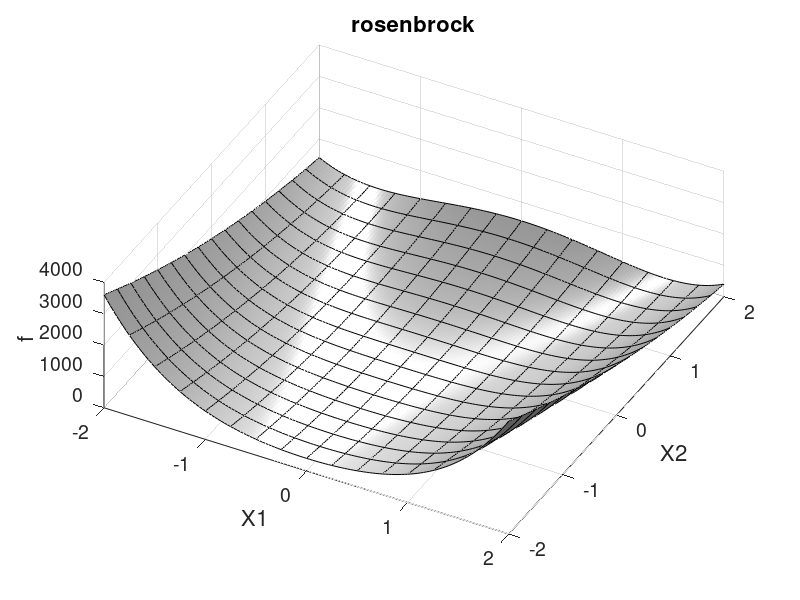
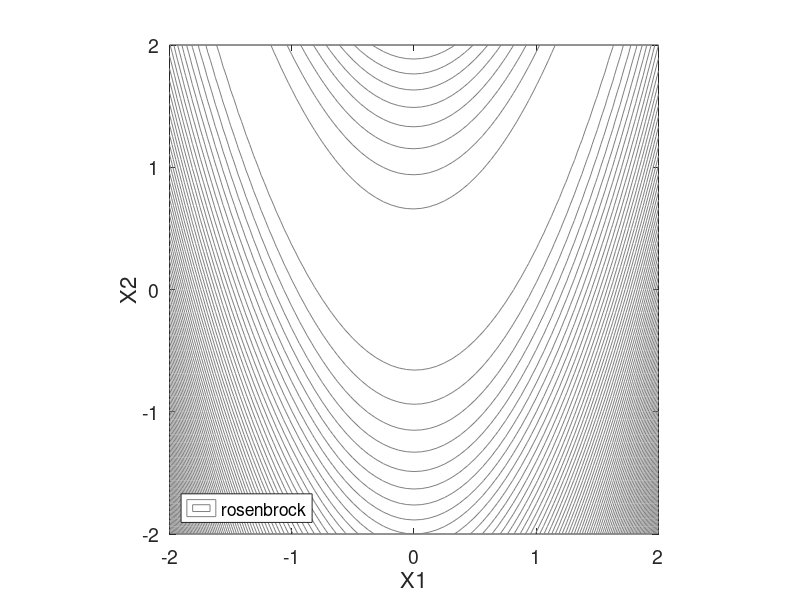
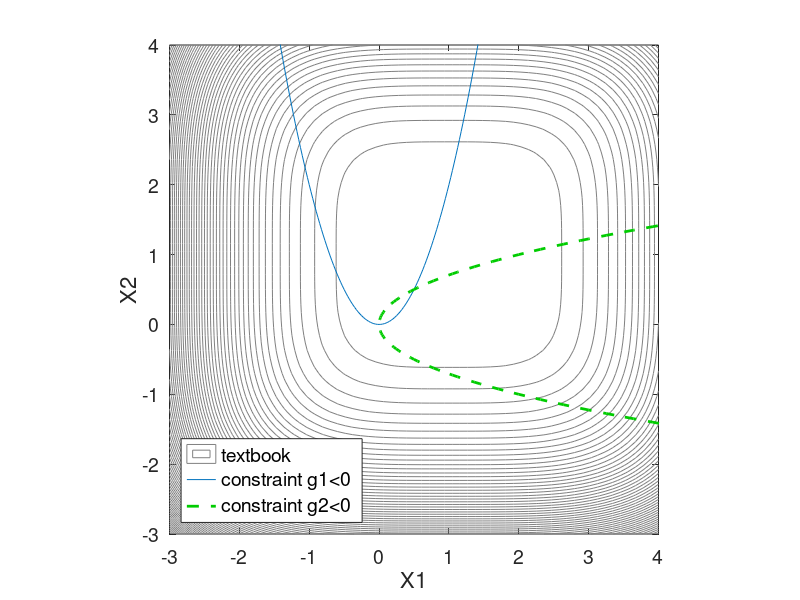
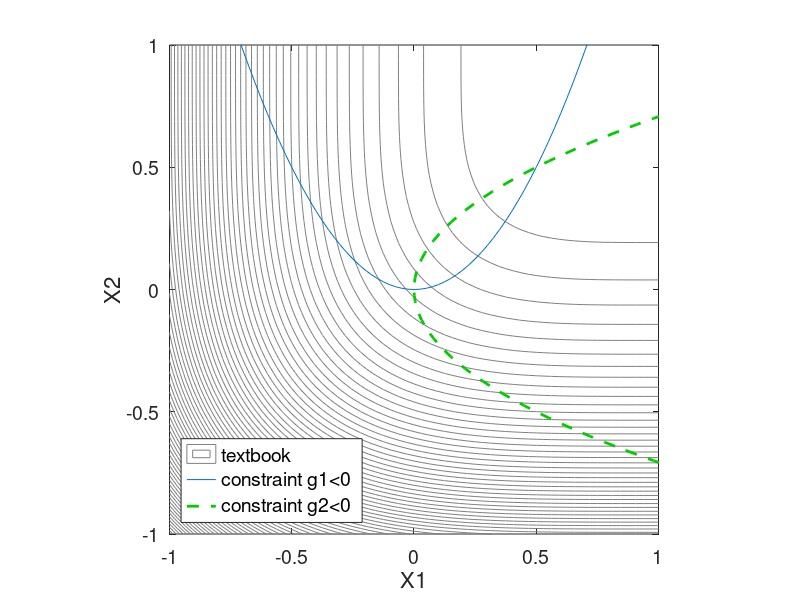

Write the MATLAB code that produced these figures, in order. (Note: this script raises an error after producing the figures.)
function matlab_manual_image_generator(varargin)
%%%%%%%%%%%%%%%%%%%%%%%%%%%%%%%%%%%%%%%%%%%%%%%%%%%%%%%%%%%%%%%%%%%%%%%%%%%
%start matlab in the .../docs/latex-user directory and then run this
%function. Usage...
%
% matlab_tutorial_image_generator() regenerates all .png plots in the 
%       tutorial chapter of the dakota users manual (you still need to run
%       gimp to autocrop the images)
%
% matlab_tutorial_image_generator(imagefilename) regenerates only the .png
%       plot whose name is stored in the string variable imagefilename (you
%       still need to run gimp on this image to autocrop it)
%
% matlab_tutorial_image_generator(imagefilename1,imagefilename2,...,
%       imagefilenameN) regenerates only the .png plots whose names are
%       contained in the N stringvariables imagefilename1,imagefilename2,
%       ...,imagefilenameN (you still need to run gimp on these image to 
%       autocrop them)
%
% after creating these .png images, this functions outputs to the matlab
% command line the invocation of gimp (gnu image manipulation program) that
% will open all of the just produced .png files at once, and provides 
% instructions for using gimp to autocrop the images and how to then save
% the modified images.
%%%%%%%%%%%%%%%%%%%%%%%%%%%%%%%%%%%%%%%%%%%%%%%%%%%%%%%%%%%%%%%%%%%%%%%%%%%
    path_to_examples='../../examples/users/';
    %path_to_save_images='develop_images/'; %I used this for development
    path_to_save_images='images/'; %use this for production
    ax_rosen_full=[-2 2 -2 2 0 4000];
    ax_rosen_zoom=[-0.5 0.5 -0.5 0.5 0 4000];
    ax_rosen_sc_lognorm=[0 30 .5 4];
    ax_textbook_full=[-3 4 -3 4];
    ax_textbook_zoom=[-1 1 -1 1];
    
    %dakota doesn't use maximally bright colors in it's outputs they look
    %closer to the following, note that these are approximate (dakota green 
    %was hard to judge since only example is a thin line in the textbook 
    %problem), these colors are hardcoded into the subfunctions below,
    %could modify to pass them in as arguments but why bother
    %dakotared  =[0.83 0    0   ]; %inputs
    %dakotagreen=[0    0.8  0   ]; %constraints
    %dakotablue =[0    0    0.87]; %outputs
    
    if(nargin==0)
        %this is a complete listing of the files it can produce, and it
        %does produce all of them when this function is passed no arguments
        output_files={...
            'rosen_3d_surf.png',...
            'rosen_2d_surf.png',...
            'textbook_contours.png',...
            'textbook_closeup.png',...
            'rosen_2d_pts.png',...
            'rosen_vect_pts.png',...
            'rosen_grad_opt_pts.png',...
            'textbook_history.png',...
            'rosen_ps_opt_pts.png',...
            'rosen_ps_opt_pts2.png',...
            'rosen_ea_init.png',...
            'rosen_ea_final.png',...
            'dakota_mogatest1_pareto_front.png',...
            'rosen_nond_pts.png',...
            'rosen_pce_pts.png',...
            'rosen_sc_pts.png',...
            'dakota_mogatest2_pareto_front.png',...
            'dakota_mogatest3_pareto_set.png',...
            'dakota_mogatest3_pareto_front.png'};
        Nout=length(output_files);
    else
        %only regenerate the images whose filenames were passed into this
        %function as string variables (it accepts an arbitrary number of
        %inputs)
        Nout=nargin;
        output_files= varargin;
    end
            
    gimp_command_string='gimp'; %start the gimp command string, below we 
    %will append the filenames of all images that we regenerate
    for iout=1:Nout
        switch(char(output_files{iout}))
            case 'rosen_3d_surf.png'
                imagename=plot_rosenbrock_3D(ax_rosen_full,...
                    path_to_save_images);
                gimp_command_string=sprintf('%s %s',gimp_command_string,...
                    imagename);
            case 'rosen_2d_surf.png'
                fig=figure;
                iflegend=1; %if plot legend
                imagename=plot_rosenbrock_contour(fig,ax_rosen_full,...
                    iflegend,path_to_save_images);
                gimp_command_string=sprintf('%s %s',gimp_command_string,...
                    imagename);
            case 'textbook_contours.png'
                fig=figure; 
                ifcon=1; %if plot constraints
                iflegend=1; %if plot a legend
                imagename=plot_textbook_contour(fig,ax_textbook_full,...
                    ifcon,iflegend,path_to_save_images,...
                    char(output_files{iout}));
                gimp_command_string=sprintf('%s %s',gimp_command_string,...
                      imagename);
            case 'textbook_closeup.png'
                fig=figure; 
                ifcon=1; %if plot constraints
                iflegend=1; %if plot a legend
                imagename=plot_textbook_contour(fig,ax_textbook_zoom,...
                    ifcon,iflegend,path_to_save_images,...
                    char(output_files{iout}));
                gimp_command_string=sprintf('%s %s',gimp_command_string,...
                    imagename);
            case 'rosen_2d_pts.png'
                imagename=plot_rosenbrock_2d_param_study(...
                    path_to_examples,ax_rosen_full,...
                    path_to_save_images);
                gimp_command_string=sprintf('%s %s',gimp_command_string,...
                    imagename);
            case 'rosen_vect_pts.png'
                imagename=plot_rosenbrock_vector_param_study(...
                    path_to_examples,ax_rosen_full,...
                    path_to_save_images);
                gimp_command_string=sprintf('%s %s',gimp_command_string,...
                    imagename);
            case 'rosen_grad_opt_pts.png'
                imagename=plot_rosenbrock_grad_opt(...
                    path_to_examples,ax_rosen_full,...
                    path_to_save_images);
                gimp_command_string=sprintf('%s %s',gimp_command_string,...
                    imagename);                
            case 'textbook_history.png'
                imagename=plot_textbook_constrained_opt_example(...
                    path_to_examples,ax_textbook_full,...
                    path_to_save_images);
                gimp_command_string=sprintf('%s %s',gimp_command_string,...
                    imagename);
            case 'rosen_ps_opt_pts.png'
                fname='rosen_ps_opt_pts.png';
                imagename=plot_rosenbrock_ps_opt(...
                    path_to_examples,ax_rosen_full,...
                    path_to_save_images,char(output_files{iout}));
                gimp_command_string=sprintf('%s %s',gimp_command_string,...
                    imagename);
            case 'rosen_ps_opt_pts2.png'
                imagename=plot_rosenbrock_ps_opt(...
                    path_to_examples,ax_rosen_zoom,...
                    path_to_save_images,char(output_files{iout}));
                gimp_command_string=sprintf('%s %s',gimp_command_string,...
                    imagename);
            case 'rosen_ea_init.png' 
                imagename=plot_rosenbrock_ea_opt(...
                    path_to_examples,ax_rosen_full,...
                    path_to_save_images,char(output_files{iout}));
                gimp_command_string=sprintf('%s %s',gimp_command_string,...
                    imagename);
            case 'rosen_ea_final.png' 
                imagename=plot_rosenbrock_ea_opt(...
                    path_to_examples,ax_rosen_full,...
                    path_to_save_images,char(output_files{iout}));
                gimp_command_string=sprintf('%s %s',gimp_command_string,...
                    imagename);
            case 'dakota_mogatest1_pareto_front.png'
                imagename=plot_mogatest1(path_to_examples,...
                    path_to_save_images);
                gimp_command_string=sprintf('%s %s',gimp_command_string,...
                    imagename);
            case 'rosen_nond_pts.png'
                imagename=plot_rosenbrock_nond(...
                    path_to_examples,ax_rosen_full,...
                    path_to_save_images);
                gimp_command_string=sprintf('%s %s',gimp_command_string,...
                    imagename);
            case 'rosen_pce_pts.png'
                imagename=plot_rosenbrock_pce(...
                    path_to_examples,ax_rosen_full,...
                    path_to_save_images);
                gimp_command_string=sprintf('%s %s',gimp_command_string,...
                    imagename);
            case 'rosen_sc_pts.png'
                imagename=plot_rosenbrock_sc(...
                    path_to_examples,ax_rosen_sc_lognorm,...
                    path_to_save_images);
                gimp_command_string=sprintf('%s %s',gimp_command_string,...
                    imagename);
            case 'dakota_mogatest2_pareto_front.png'
                imagename=plot_mogatest2(path_to_examples,...
                    path_to_save_images);
                gimp_command_string=sprintf('%s %s',gimp_command_string,...
                    imagename);
            case 'dakota_mogatest3_pareto_set.png'
                imagename=plot_mogatest3(path_to_examples,...
                    path_to_save_images,char(output_files{iout}));
                gimp_command_string=sprintf('%s %s',gimp_command_string,...
                    imagename);
            case 'dakota_mogatest3_pareto_front.png'
                imagename=plot_mogatest3(path_to_examples,...
                    path_to_save_images,char(output_files{iout}));
                gimp_command_string=sprintf('%s %s',gimp_command_string,...
                    imagename);
            otherwise
                error('unknown output file "%s"',char(output_files{iout}));
        end
    end
    gimp_command_string=sprintf('%s &',gimp_command_string);
    
    %print instructions for autocropping the image files in gimp for the
    %user... not the string contained in gimp command string will open
    %every image this function just regenerated in one invocation (i.e. it
    %saves the user time and decreases the likelihood of an image being
    %missed)
    disp(sprintf('\nInstructions, do the following:\ncd %s',...
        path_to_save_images));
    disp(gimp_command_string);
    disp(sprintf('Within gimp do a "image->autocrop image" followed %s',...
        'by a "file->save" for each image'));
    disp('Also doing a "file->save as" to ".eps" format is optional');    
end

%%%%%%%%%%%%%%%%%%%%%%%%%%%%%%%%%%%%%%%%%%%%%%%%%%%%%%%%%%%%%%%%%%%%%%%%%%%
%the individual functions below this line only create image files if they
%are called with the "path_to_save_images" argument, i.e. you can preview
%images without writing them to file by omitting them "path_to_save_images"
%and later arguments when calling them.
%%%%%%%%%%%%%%%%%%%%%%%%%%%%%%%%%%%%%%%%%%%%%%%%%%%%%%%%%%%%%%%%%%%%%%%%%%%

function imagename=plot_rosenbrock_3D(ax,path_to_save_images)
    N=129;
    x1=repmat(((0:N-1)/(N-1))'*(ax(2)-ax(1))+ax(1),1,N);
    x2=repmat(((0:N-1)/(N-1)) *(ax(4)-ax(3))+ax(3),N,1);
    f=100*(x2-x1.^2).^2+(1-x1).^2;
    fig=figure;
    colormap('white'); 
    surf(x1,x2,f);
    shading interp;
    hold on;
    plot3(x1(:,1:8:N) ,x2(:,1:8:N) ,f(:,1:8:N) ,'-k',...
          x1(1:8:N,:)',x2(1:8:N,:)',f(1:8:N,:)','-k');
    view(0,140);
    hcl=camlight('headlight');
    view(28,65);
    axis(ax);
    set(gca,'Fontsize',14);
    xlabel('X1','Fontsize',16);
    ylabel('X2','Fontsize',16);
    zlabel('f','Fontsize',16);
    title('rosenbrock','fontsize',16);
    imagename=[];
    if(nargin>1)
        imagename='rosen_3d_surf.png';
        print('-dpng',[path_to_save_images imagename]);
    end
end

%%%%%%%%%%%%%%%%%%%%%%%%%%%%%%%%%%%%%%%%%%%%%%%%%%%%%%%%%%%%%%%%%%%%%%%%%%%

function imagename=plot_rosenbrock_contour(fig,ax,iflegend,...
    path_to_save_images)
    N=65;
    x1=repmat(((0:N-1)/(N-1))'*(ax(2)-ax(1))+ax(1),1,N);
    x2=repmat(((0:N-1)/(N-1)) *(ax(4)-ax(3))+ax(3),N,1);
    f=100*(x2-x1.^2).^2+(1-x1).^2;
    figure(fig);
    %V=0:50:ax(6);
    contour(x1,x2,f,80,'linestyle','-','linecolor',0.5*ones(1,3));
    axis equal;
    axis(ax(1:4));
    set(gca,'Fontsize',14);
    xlabel('X1','Fontsize',16);
    ylabel('X2','Fontsize',16);
    if(iflegend)
       set(legend('rosenbrock','location','southwest'),'fontsize'); 
    end
    imagename=[];
    if(nargin>3)
        imagename='rosen_2d_surf.png';
        print('-dpng',[path_to_save_images imagename]);
    end
end

%%%%%%%%%%%%%%%%%%%%%%%%%%%%%%%%%%%%%%%%%%%%%%%%%%%%%%%%%%%%%%%%%%%%%%%%%%%

function imagename=plot_textbook_contour(fig,ax,ifcon,iflegend,...
    path_to_save_images,fname)
    N=65;
    x1=repmat(((0:N-1)/(N-1))'*(ax(2)-ax(1))+ax(1),1,N);
    x2=repmat(((0:N-1)/(N-1)) *(ax(4)-ax(3))+ax(3),N,1);
    f=(x1-1).^4+(x2-1).^4;
    [c,h]=contour(x1,x2,f,74,'linestyle','-','linecolor',0.5*ones(1,3));
    %clabel(c,h);
    axis equal;
    axis(ax(1:4));
    set(gca,'Fontsize',14);
    xlabel('X1','Fontsize',16);
    ylabel('X2','Fontsize',16); 
    if(ifcon)
        %plot constraints
        %g1(x1,x2) is (x1.^2-0.5*x2)<0; %contstaint 1 solid
        %g2(x1,x2) is (x2.^2-0.5*x1)<0; %constraint 2 dashed
        t=-32:.1:32;
        x1g1=t/4;
        x2g1=t.^2/8;
        x1g2=x2g1;
        x2g2=x1g1;
        hold on; 
        plot(x1g1,x2g1,'-',x1g2,x2g2,'--','linewidth',2,'color',[0 0.8 0]);
        if(iflegend)            
            h=legend('textbook','constraint g1<0','constraint g2<0',...
                'location','southwest');
            set(h,'fontsize',14);

            %h=legend('constraints','g1<0','g2<0','location','southwest');
            %hchild=get(h,'children');
            %delete(hchild(7));
        end
        hold off;
    end
    imagename=[];
    if(nargin>4)
        imagename=fname;
        print('-dpng',[path_to_save_images imagename]);        
    end
end

%%%%%%%%%%%%%%%%%%%%%%%%%%%%%%%%%%%%%%%%%%%%%%%%%%%%%%%%%%%%%%%%%%%%%%%%%%%

function imagename=plot_rosenbrock_2d_param_study(...
    path_to_examples,ax,path_to_save_images)

    fid=fopen([path_to_examples ...
        'rosenbrock_2d_tabular.dat'],'r');
    if(fid==-1)
        error('Could not find file: "%s"',[path_to_examples ...
        'rosenbrock_2d_tabular.dat']);
    end
    fgetl(fid); %string of the header line
    data=fscanf(fid,'%g',[4 inf])';
    fclose(fid);
    fig=figure;
    plot_rosenbrock_contour(fig,ax,0); %(fig,ax,iflegend)
    hold on;
    plot(data(:,2),data(:,3),'o','markeredgecolor',[0.83 0 0],...
        'markerfacecolor',[0.83 0 0]);
    %set(legend('rosenbrock','param study','location','best'),...
    %    'fontsize',14);
    hold off;
    imagename=[];
    if(nargin>2)
        imagename='rosen_2d_pts.png';
        print('-dpng',[path_to_save_images imagename]);        
    end
end

%%%%%%%%%%%%%%%%%%%%%%%%%%%%%%%%%%%%%%%%%%%%%%%%%%%%%%%%%%%%%%%%%%%%%%%%%%%

function imagename=plot_rosenbrock_vector_param_study(...
    path_to_examples,ax,path_to_save_images)

    fid=fopen([path_to_examples ...
        'rosenbrock_vector_tabular.dat'],'r');
    if(fid==-1)
        error('Could not find file: "%s"',[path_to_examples ...
        'rosenbrock_vector_tabular.dat']);
    end    
    fgetl(fid); %string of the header line
    data=fscanf(fid,'%g',[4 inf])';
    fclose(fid);
    fig=figure;
    plot_rosenbrock_contour(fig,ax,0); %(fig,ax,iflegend)
    hold on;
    plot(data(:,2),data(:,3),'o','markeredgecolor',[0.83 0 0],...
        'markerfacecolor',[0.83 0 0]);
    set(legend('rosenbrock','parameter study','location','southwest'),...
        'fontsize',14);
    hold off;
    imagename=[];
    if(nargin>2)
        imagename='rosen_vect_pts.png';
        print('-dpng',[path_to_save_images imagename]);        
    end
end

%%%%%%%%%%%%%%%%%%%%%%%%%%%%%%%%%%%%%%%%%%%%%%%%%%%%%%%%%%%%%%%%%%%%%%%%%%%

function imagename=plot_rosenbrock_grad_opt(...
    path_to_examples,ax,path_to_save_images)

    fid=fopen([path_to_examples ...
        'rosenbrock_grad_opt_tabular.dat'],'r');
    if(fid==-1)
        error('Could not find file: "%s"',[path_to_examples ...
        'rosenbrock_grad_opt_tabular.dat']);
    end    
    fgetl(fid); %string of the header line
    data=fscanf(fid,'%g',[4 inf])';
    fclose(fid);
    fig=figure;
    plot_rosenbrock_contour(fig,ax,0); %(fig,ax,iflegend)
    hold on;
    plot(data(:,2),data(:,3),'o','markeredgecolor',[0.83 0 0],...
        'markerfacecolor',[0.83 0 0]);
    set(legend('rosenbrock','iteration history','location','southwest'),...
        'fontsize',14);
    hold off;
    imagename=[];
    if(nargin>2)
        imagename='rosen_grad_opt_pts.png';
        print('-dpng',[path_to_save_images imagename]);        
    end
end

%%%%%%%%%%%%%%%%%%%%%%%%%%%%%%%%%%%%%%%%%%%%%%%%%%%%%%%%%%%%%%%%%%%%%%%%%%%

function imagename=plot_textbook_constrained_opt_example(...
    path_to_examples,ax,path_to_save_images)
    %this function generates the plot for the "constrained optimization of
    %the textbook function" example.  It requires that the
    %"dakota_tabular.dat" (in the example directory) output file for this 
    %example be moved to "textbook_tabular.dat" (in the example directory)
    %after running this function you will want to open the plot in gimp and
    %do an "image->autocrop image" save and also save as a .eps file
    fid=fopen([path_to_examples 'textbook_tabular.dat'],'r');
    if(fid==-1)
        error('Could not find file: "%s"',[path_to_examples ...
        'textbook_tabular.dat']);
    end    
    fgetl(fid); %string of the header line
    data=fscanf(fid,'%g',[6 inf])';
    fclose(fid);
    fig=figure;
    plot_textbook_contour(fig,ax,1,0); %(fig,ax,ifconstraints,iflegend)
    hold on;
    plot(data(:,2),data(:,3),'o','markeredgecolor',[0.83 0 0],...
        'markerfacecolor',[0.83 0 0]);
    set(legend('textbook','constraint g1<0','constraint g2<0',...
        'iteration history','location','southwest'),'fontsize',14);
    hold off; 
    imagename=[];
    if(nargin>2)
        imagename='textbook_history.png';
        print('-dpng',[path_to_save_images imagename]);
    end
end

%%%%%%%%%%%%%%%%%%%%%%%%%%%%%%%%%%%%%%%%%%%%%%%%%%%%%%%%%%%%%%%%%%%%%%%%%%%

function imagename=plot_rosenbrock_ps_opt(path_to_examples,...
    ax,path_to_save_images,fname)

    fid=fopen([path_to_examples ...
        'rosenbrock_ps_opt_tabular.dat'],'r');
    if(fid==-1)
        error('Could not find file: "%s"',[path_to_examples ...
        'rosenbrock_ps_opt_tabular.dat']);
    end    
    fgetl(fid); %string of the header line
    data=fscanf(fid,'%g',[4 inf])';
    fclose(fid);
    fig=figure;
    plot_rosenbrock_contour(fig,ax,0); %(fig,ax,iflegend)
    hold on;
    %N=min(size(data,1),50);
    %h=text(data(1:N,2),data(1:N,3),num2str((1:N)')); %prints numbers
    %%instead of dots at data point locations
    %for ih=1:N
    %    set(h(ih),'HorizontalAlignment','center');
    %end
    plot(data(:,2),data(:,3),'o','markeredgecolor',[0.83 0 0],...
        'markerfacecolor',[0.83 0 0]);
    set(legend('rosenbrock','iteration history','location','southwest'),...
        'fontsize',14);
    hold off;
    imagename=[];
    if(nargin>2)
        imagename=fname;
        print('-dpng',[path_to_save_images imagename]);        
    end
end

%%%%%%%%%%%%%%%%%%%%%%%%%%%%%%%%%%%%%%%%%%%%%%%%%%%%%%%%%%%%%%%%%%%%%%%%%%%

function imagename=plot_rosenbrock_ea_opt(path_to_examples,...
    ax,path_to_save_images,fname)

    fid=fopen([path_to_examples ...
        'rosenbrock_ea_opt_tabular.dat'],'r');
    if(fid==-1)
        error('Could not find file: "%s"',[path_to_examples ...
        'rosenbrock_ea_opt_tabular.dat']);
    end    
    fgetl(fid); %string of the header line
    data=fscanf(fid,'%g',[4 inf])';
    fclose(fid);
    warning(['plot_rosenbrock_ea_opt is assuming "population_size = 50"'...
        'and "replacement_type chc = 10"']);
    if(strcmp(fname,'rosen_ea_init.png'))
        data=data(1:50,:);
    elseif(strcmp(fname,'rosen_ea_final.png'))
        Npts=size(data,1);
        yada=sortrows(data(1:Npts-40,:),4);
        data=[yada(1:10,:); data(Npts-40+1:Npts,:)];
    else
       error('%s is an unknown filename',fname); 
    end
    fig=figure;
    plot_rosenbrock_contour(fig,ax,0); %(fig,ax,iflegend)
    hold on;
    plot(data(:,2),data(:,3),'o','markeredgecolor',[0.83 0 0],...
        'markerfacecolor',[0.83 0 0]);
    if(strcmp(fname,'rosen_ea_init.png'))
        %the location of this legend is hardcoded so as to not block any
        %data points given the current behavior of dakota (i.e. dakota 5.0)
        h=legend('rosenbrock','initial pop','location','southeast');
        set(h,'fontsize',14);
        pos=get(h,'position');
        pos(2)=pos(2)*1.1;
        set(h,'position',pos);
        %save DEVELOPME;
        %bob;
    elseif(strcmp(fname,'rosen_ea_final.png'))
        set(legend('rosenbrock','final pop','location','southwest'),...
            'fontsize',14);    
    end
    hold off;
    imagename=[];
    if(nargin>2)
        imagename=fname;
        print('-dpng',[path_to_save_images imagename]);        
    end
end

%%%%%%%%%%%%%%%%%%%%%%%%%%%%%%%%%%%%%%%%%%%%%%%%%%%%%%%%%%%%%%%%%%%%%%%%%%%

function imagename=plot_mogatest1(path_to_examples,...
    path_to_save_images)
    %this function attempts to autoselect good axis bounds for the plot,
    %but parameters in the selection logic (i.e. the spacing of tick marks)
    %assume that the general range of the output does not change MUCH from
    %their current values (dakota release 5.0)

    fid=fopen([path_to_examples 'mogatest1_finaldata1.dat'],'r');
    if(fid==-1)
        error('Could not find file: "%s"',[path_to_examples ...
        'mogatest1_finaldata1.dat']);
    end    
    data=fscanf(fid,'%g',[5 inf])';
    fclose(fid);
    plot(data(:,4),data(:,5),'*','markeredgecolor',[0 0 0.87]);
    minmoga=floor(min(data(:,4:5)));
    maxmoga=ceil(max(data(:,4:5)));
    axis equal;
    axis(reshape([minmoga; maxmoga],1,4));
    set(gca,'Xtick',minmoga(1):0.1:maxmoga(1),'Ytick',...
        minmoga(2):0.1:maxmoga(2),'Fontsize',12)
    title('MOGA Test Problem #1 - Concave Pareto Frontier','Fontsize',14);
        xlabel('F1','Fontsize',14);
    ylabel('F2','Fontsize',14);
    imagename=[];
    if(nargin>1)
        imagename='dakota_mogatest1_pareto_front.png';
        print('-dpng',[path_to_save_images imagename]);
    end
end

%%%%%%%%%%%%%%%%%%%%%%%%%%%%%%%%%%%%%%%%%%%%%%%%%%%%%%%%%%%%%%%%%%%%%%%%%%%

function imagename=plot_rosenbrock_nond(...
    path_to_examples,ax,path_to_save_images)

    fid=fopen([path_to_examples ...
        'rosenbrock_nond_tabular.dat'],'r');
    if(fid==-1)
        error('Could not find file: "%s"',[path_to_examples ...
        'rosenbrock_nond_tabular.dat']);
    end 
    fgetl(fid); %string of the header line
    data=fscanf(fid,'%g',[4 inf])';
    fclose(fid);
    fig=figure;
    plot_rosenbrock_contour(fig,ax,0); %(fig,ax,iflegend)
    hold on;
    plot(data(:,2),data(:,3),'o','markeredgecolor',[0.83 0 0],...
        'markerfacecolor',[0.83 0 0]);
    %set(legend('rosenbrock','nond','location','best'),...
    %    'fontsize',14);
    hold off;
    imagename=[];
    if(nargin>2)
        imagename='rosen_nond_pts.png';
        print('-dpng',[path_to_save_images imagename]);
    end
end

%%%%%%%%%%%%%%%%%%%%%%%%%%%%%%%%%%%%%%%%%%%%%%%%%%%%%%%%%%%%%%%%%%%%%%%%%%%

function imagename=plot_rosenbrock_pce(...
    path_to_examples,ax,path_to_save_images)

    fid=fopen([path_to_examples ...
        'rosenbrock_pce_tabular.dat'],'r');
    if(fid==-1)
        error('Could not find file: "%s"',[path_to_examples ...
        'rosenbrock_pce_tabular.dat']);
    end 
    fgetl(fid); %string of the header line
    data=fscanf(fid,'%g',[4 inf])';
    fclose(fid);
    fig=figure;
    plot_rosenbrock_contour(fig,ax,0); %(fig,ax,iflegend)
    hold on;
    plot(data(:,2),data(:,3),'o','markeredgecolor',[0.83 0 0],...
        'markerfacecolor',[0.83 0 0]);
    h=legend('rosenbrock','TP Gauss. pts','location','southwest');
        set(h,'fontsize',14);
        pos=get(h,'position');
        pos(2)=pos(2)*2;
        set(h,'position',pos);
    %set(legend('rosenbrock','nond','location','best'),...
    %    'fontsize',14);
    hold off;
    imagename=[];
    if(nargin>2)
        imagename='rosen_pce_pts.png';
        print('-dpng',[path_to_save_images imagename]);
    end
end

%%%%%%%%%%%%%%%%%%%%%%%%%%%%%%%%%%%%%%%%%%%%%%%%%%%%%%%%%%%%%%%%%%%%%%%%%%%


function imagename=plot_rosenbrock_sc(path_to_examples,ax,...
    path_to_save_images)

    fid=fopen([path_to_examples ...
        'nond_stoch_collocation_tabular.dat'],'r');
    if(fid==-1)
        error('Could not find file: "%s"',[path_to_examples ...
        'nond_stoch_collocation_tabular.dat']);
    end 
    fgetl(fid); %string of the header line
    data=fscanf(fid,'%g',[4 inf])';
    fclose(fid);

    fig=figure;
    %plot_rosenbrock_contour(fig,ax,0); 
    %hold on;
    plot(data(:,2),data(:,3),'o','markeredgecolor',[0.83 0 0],'markerfacecolor',[0.83 0 0]);
    grid on;
    %axis normal;
    axis(ax);
    %hold off; 
    set(gca,'Fontsize',14);
    xlabel('X1','Fontsize',16);
    ylabel('X2','Fontsize',16);
    set(legend('Collocation Pts','location','best'),'fontsize',14);
    %set(legend('rosenbrock','Collocation Pts','location','northeast'),'fontsize',14);

    imagename=[];
    if(nargin>2)
        imagename='rosen_sc_pts.png';
        print('-dpng',[path_to_save_images imagename]);
    end
end







%%%%%%%%%%%%%%%%%%%%%%%%%%%%%%%%%%%%%%%%%%%%%%%%%%%%%%%%%%%%%%%%%%%%%%%%%%%

function imagename=plot_mogatest2(path_to_examples,...
    path_to_save_images)
    %this function attempts to autoselect good axis bounds for the plot,
    %but parameters in the selection logic (i.e. the spacing of tick marks)
    %assume that the general range of the output does not change MUCH from
    %their current values (dakota release 5.0)
    
    fid=fopen([path_to_examples ...
        'mogatest2_finaldata1.dat'],'r');
    if(fid==-1)
        error('Could not find file: "%s"',[path_to_examples ...
        'mogatest2_finaldata1.dat']);
    end 
    data=fscanf(fid,'%g',[4 inf])';
    fclose(fid);
    plot(data(:,3),data(:,4),'*','markeredgecolor',[0 0 0.87]);
    minmoga=floor(min(data(:,3:4)).*[10 5])./[10 5];
    maxmoga=ceil( max(data(:,3:4)).*[10 5])./[10 5];
    
    axis(reshape([minmoga; maxmoga],1,4));
    set(gca,'Xtick',minmoga(1):0.1:maxmoga(1),'Ytick',...
        minmoga(2):0.2:maxmoga(2),'Fontsize',12)
    title('MOGA Test Problem #2 - Discrete Pareto Frontier','Fontsize',14);
    xlabel('F1','Fontsize',14);
    ylabel('F2','Fontsize',14);
    
    imagename=[];
    if(nargin>1)
        imagename='dakota_mogatest2_pareto_front.png';
        print('-dpng',[path_to_save_images imagename]);
    end
end

%%%%%%%%%%%%%%%%%%%%%%%%%%%%%%%%%%%%%%%%%%%%%%%%%%%%%%%%%%%%%%%%%%%%%%%%%%%

function imagename=plot_mogatest3(path_to_examples,...
    path_to_save_images,fname)
    %this function attempts to autoselect good axis bounds for the plot,
    %but parameters in the selection logic (i.e. the spacing of tick marks)
    %assume that the general range of the output does not change MUCH from
    %their current values (dakota release 5.0)
    fid=fopen([path_to_examples ...
        'mogatest3_finaldata1.dat'],'r');
    if(fid==-1)
        error('Could not find file: "%s"',[path_to_examples ...
        'mogatest3_finaldata1.dat']);
    end 
    
    data=fscanf(fid,'%g',[6 inf])';
    fclose(fid);
    imagename=[];
    
    
    if((nargin==1)||strcmp(fname,'dakota_mogatest3_pareto_set.png'))
        figure;
        plot(data(:,1),data(:,2),'*','markeredgecolor',[0.83 0 0],'markerfacecolor',[0.83 0 0]);
        minmoga=floor(min(data(:,1:2))./[1 2]).*[1 2];
        maxmoga=ceil( max(data(:,1:2))./[1 2]).*[1 2];
        axis(reshape([minmoga; maxmoga],1,4));
        set(gca,'Fontsize',12)
        title('MOGA Test Problem #3 - Pareto Set','Fontsize',14);
        xlabel('X1','Fontsize',14);
        ylabel('X2','Fontsize',14);
    end
    
    if((nargin==1)||strcmp(fname,'dakota_mogatest3_pareto_front.png'))
        figure;
        plot(data(:,3),data(:,4),'*','markeredgecolor',[0 0 0.87]);
        minmoga=floor(min(data(:,3:4))/50)*50;
        maxmoga=ceil( max(data(:,3:4))/50)*50;
        axis equal;
        axis(reshape([minmoga; maxmoga],1,4));
        set(gca,'Fontsize',12)
        title('MOGA Test Problem #3 - Linear Pareto Frontier','Fontsize',14);
        xlabel('F1','Fontsize',14);
        ylabel('F2','Fontsize',14);
    end
    
    if(nargin==2)
        error(['a single call of this function will produce at most one'...
            ' image file (the images filename is passed in as the third'...
            ' argument of this subfunction)']);
    end
    
    if(nargin>2)
        imagename=[imagename fname]; %the
        %leading space is important because it serves to separate the 2
        %filenames produced by this function.
        print('-dpng',[path_to_save_images imagename]);
    end
end
